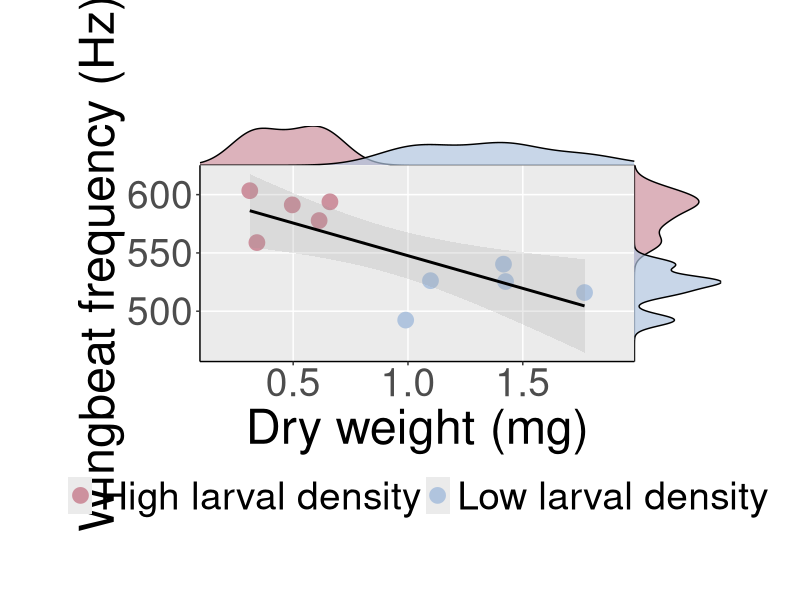
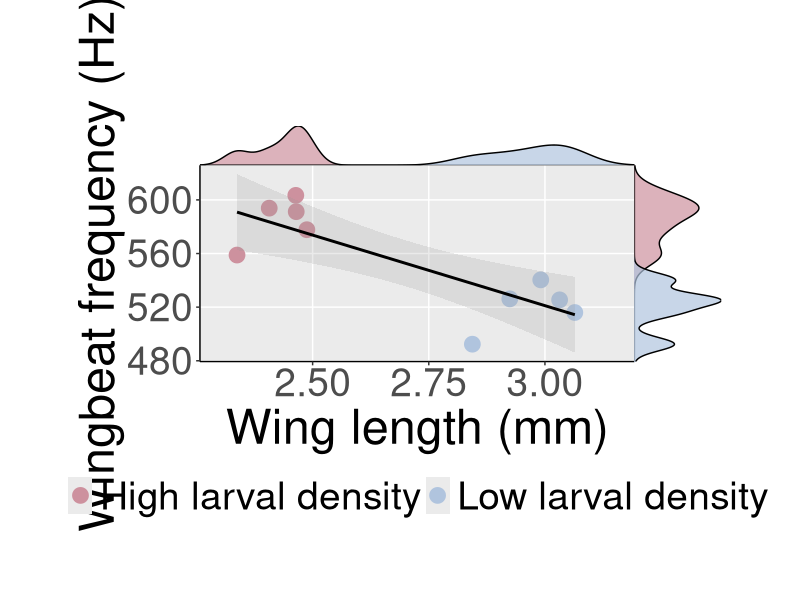
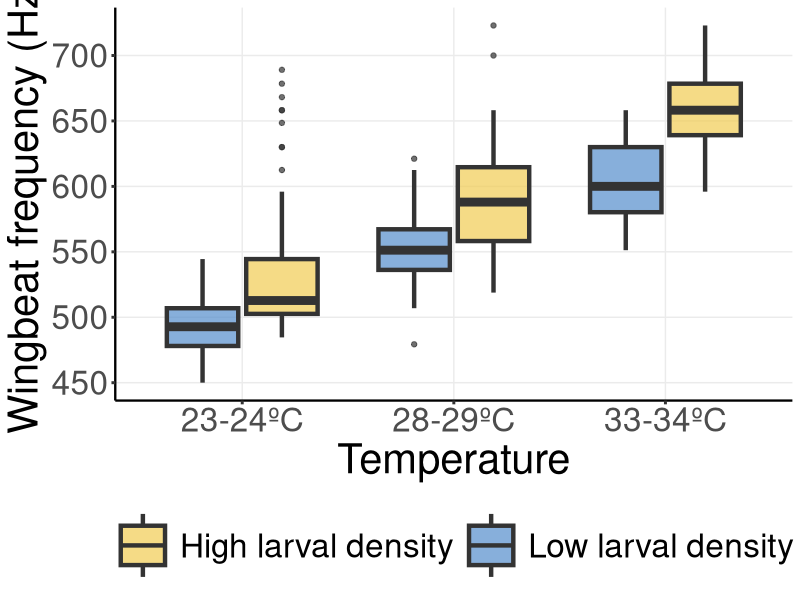

Generate these figures, in order, with R:
library(cowplot) 
library(ggplot2)
library(lme4)
library(emmeans)

data_1 <- read.csv("data/data_1.csv")

t_wingLength <- t.test(data_1$WingLength ~ data_1$Density)

print(t_wingLength)

t_weight <- t.test(data_1$Weight ~ data_1$Density)

print(t_weight)

#---------------------------------------------------------------------------
data_2 <- read.csv("data/data_2.csv")

plot_scatter_density <- function(dt, x1, y1, xcolor, xlim, ylim, x_label, s_colors){
  
  # Main plot
  pmain <- ggplot(dt, aes_string(x = x1, y = y1, color = xcolor))+
    geom_point(aes_string(color=xcolor), size=5)+
    expand_limits(x=xlim, y=ylim)+
    scale_color_manual(values=s_colors, labels = c("High larval density", "Low larval density"))+
    scale_fill_manual(values=s_colors,
                      breaks=c("Low", "High"),
                      labels = c("High larval density", "Low larval density"))+
    geom_smooth(method=lm, color="black", alpha=0.2)+
    labs(x=x_label, y = "Wingbeat frequency (Hz)")+
    theme(legend.text=element_text(size=28))+
    theme(
      plot.background = element_blank()
      ,panel.grid.major = element_line(size = 0.5, linetype = 'solid')
      ,panel.grid.minor = element_blank()
      ,panel.border = element_blank()
      ,text = element_text(size=35),
      strip.background=element_rect(fill="black"),
      legend.position="bottom",
      legend.title = element_blank(),
      legend.background = element_blank(),
      axis.line.x = element_line(size=0.5),
      axis.line.y = element_line(size=0.5),
      plot.margin = margin(3.2,2,2,2, "cm")
    )
  # Marginal densities along x axis
  xdens <- axis_canvas(pmain, axis = "x")+
    geom_density(data = dt, aes_string(x = x1, fill = xcolor),
                 alpha = 0.7, size = 0.5)+
    scale_fill_manual(values=rev(s_colors),
                      breaks=c("Low", "High"),
                      labels = c("Low larval density", "High larval density"))
  
  # Marginal densities along y axis
  # Need to set coord_flip = TRUE, if you plan to use coord_flip()
  ydens <- axis_canvas(pmain, axis = "y", coord_flip = TRUE)+
    geom_density(data = dt, aes_string(x = y1, fill = xcolor),
                 alpha = 0.7, size = 0.5)+
    scale_fill_manual(values=rev(s_colors),
                      breaks=c("Low", "High"),
                      labels = c("Low larval density", "High larval density"))+
    coord_flip()
  
  p1n <- insert_xaxis_grob(pmain, xdens, grid::unit(.2, "null"), position = "top")
  p2n<- insert_yaxis_grob(p1n, ydens, grid::unit(.2, "null"), position = "right")
  
  print(ggdraw(p2n))
}
s_colors_female <- c("pink3", "lightsteelblue")

# Getting the mean weight and wing lenght for each mosquito
dtx <- as.data.frame(aggregate(list(data_2[,c("Temperature","Wbf")]), by=list(data_2$Mosquito_ID, 
                                                                              data_2$Density, 
                                                                              data_2$Weight, 
                                                                              data_2$WingLength), FUN=mean))
names(dtx) <- c("Mosquito","Density", "Weight", "WingLength", "Temperature","Wbf")


plot_scatter_density(dtx, "Weight", "Wbf", "Density", c(0.18, 1.9), c(500, 605), "Dry weight (mg)",s_colors =  s_colors_female)
plot_scatter_density(dtx, "WingLength", "Wbf", "Density", c(2.3, 3.15), c(500, 605), "Wing length (mm)",s_colors =  s_colors_female)
#---------------------------------------------------------------------------


lm_WL <- lm(Wbf ~ WingLength, data=dtx)
print(lm_WL)
print(summary(lm_WL))

print("-------------------------------------------------------------------")

lm_W <- lm(Wbf ~ Weight, data=dtx)
print(lm_W)
print(summary(lm_W))


#---------------------------------------------------------------------------
mod_ancova <- aov(Wbf ~ WingLength*Weight + Density, data=dtx)
print(summary(mod_ancova))


#---------------------------------------------------------------------------

print(t.test(data_2$Wbf ~ data_2$Density)) 



#---------------------------------------------------------------------------
re <- read.csv("data/data_3.csv")
vcol <- c("dodgerblue2",
          "lightsalmon2",
          "lightsteelblue",
          "plum3",
          "olivedrab3",
          "black",
          "darkorchid",
          "lightyellow4",
          "orangered",
          "green3","#597DBE", "#76BF72", "#AF85BE", "#C76E6E",
          "#f2c25a", "#597a17", "#0be66a","navajowhite2", "bisque1",
          "chocolate", "pink3", "magenta", "thistle1",
          "yellowgreen","gray84", "lavender", "yellow", "lightpink2",
          "mediumpurple", "lightsteelblue3", "#e8a23a", "#3ae894", "#2fc47c",
          "#a9f5d0", "#548DCB", "#F0CB52"
)

cols <- c("Low larval density" = vcol[35], "High larval density"=vcol[36])

re$Density <- factor(re$Density, levels = c("Low larval density", "High larval density"))

p1 <- ggplot(re, aes(x = Range, y = Wbf,fill=Density))+
  geom_boxplot(alpha=0.7, lwd=1.5)+
  xlab("Temperature") +
  ylab("Wingbeat frequency (Hz)") +
  #scale_color_manual(name="", labels=c("Large", "Small"))+
  #scale_color_grey()+
  #scale_fill_grey()+
  scale_fill_manual(values=cols,
                    breaks=c("Low larval density", "High larval density"),
                    labels = c("Low larval density", "High larval density"))+
  theme_bw()+
  guides(fill=guide_legend(reverse = TRUE))+
  theme(
    plot.background = element_blank()
    ,panel.grid.minor = element_blank()
    ,panel.border = element_blank(),
    text = element_text(size=30),
    legend.position = "bottom",#c(0.8, 0.176), 
    legend.title = element_blank(),
    legend.background = element_blank(),
    axis.line.x = element_line(size=.8),
    axis.line.y = element_line(size=.8),
    legend.key.width = unit(1.5,"cm"),
    legend.key.height= unit(2,"cm"),
    axis.ticks = element_line(size = 1)
  ) +
  #draws x and y axis line
  theme(axis.line = element_line(color = 'black'))

print(p1)

#---------------------------------------------------------------------------

re <- read.csv("data/data_4.csv")

re$Tray <- as.factor(re$Tray)
re$Density <- as.factor(re$Density)
re$Range <- as.factor(re$Range)

print("==============================================================")

model <- lmer(Wbf ~ Range + Density + Range:Density + (1|Tray), data=re)  

print(summary(model))
print("----------------------------------------------------")
print(anova(model))
print("----------------------------------------------------")
print(emmeans(model, pairwise ~ Range + Density + Range:Density, adjust = "tukey"))
